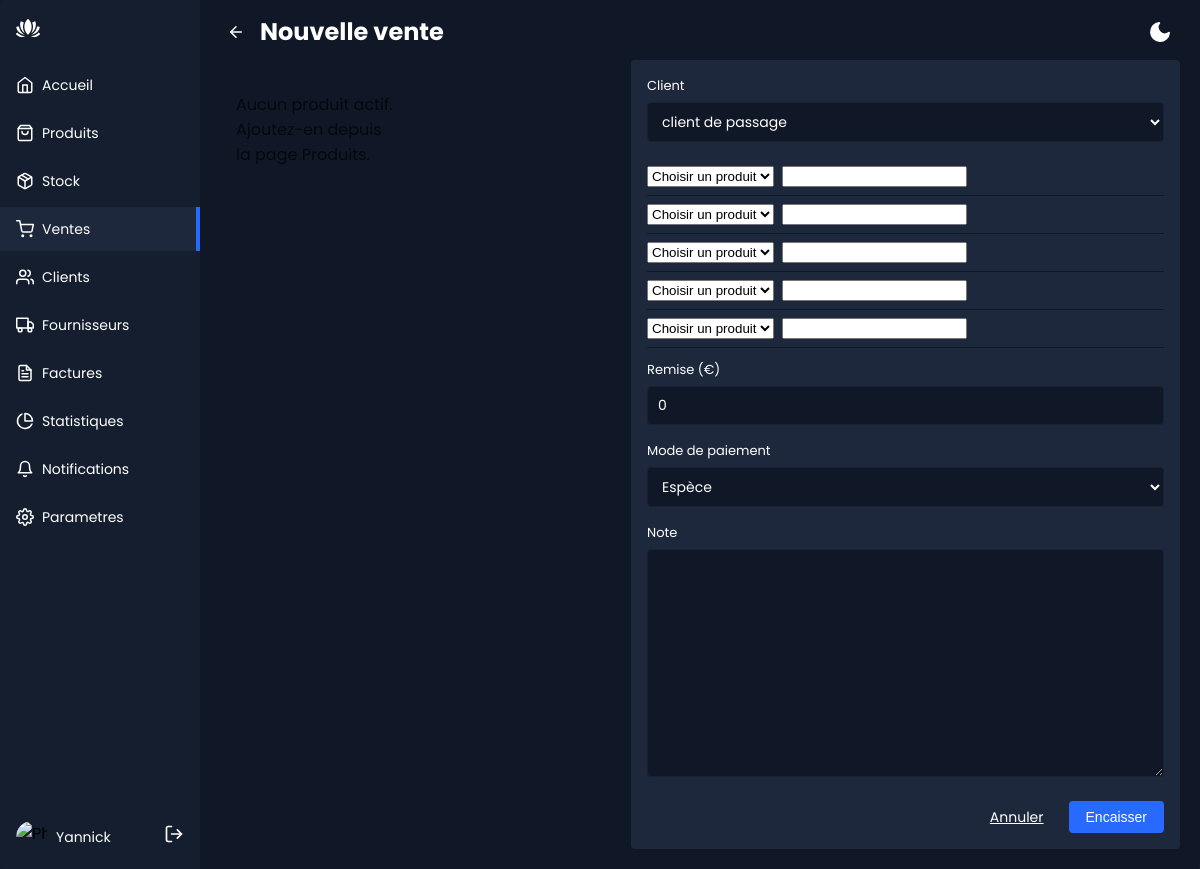
Page /ventes/nouvelle/ (signed in) on the earlier database version.
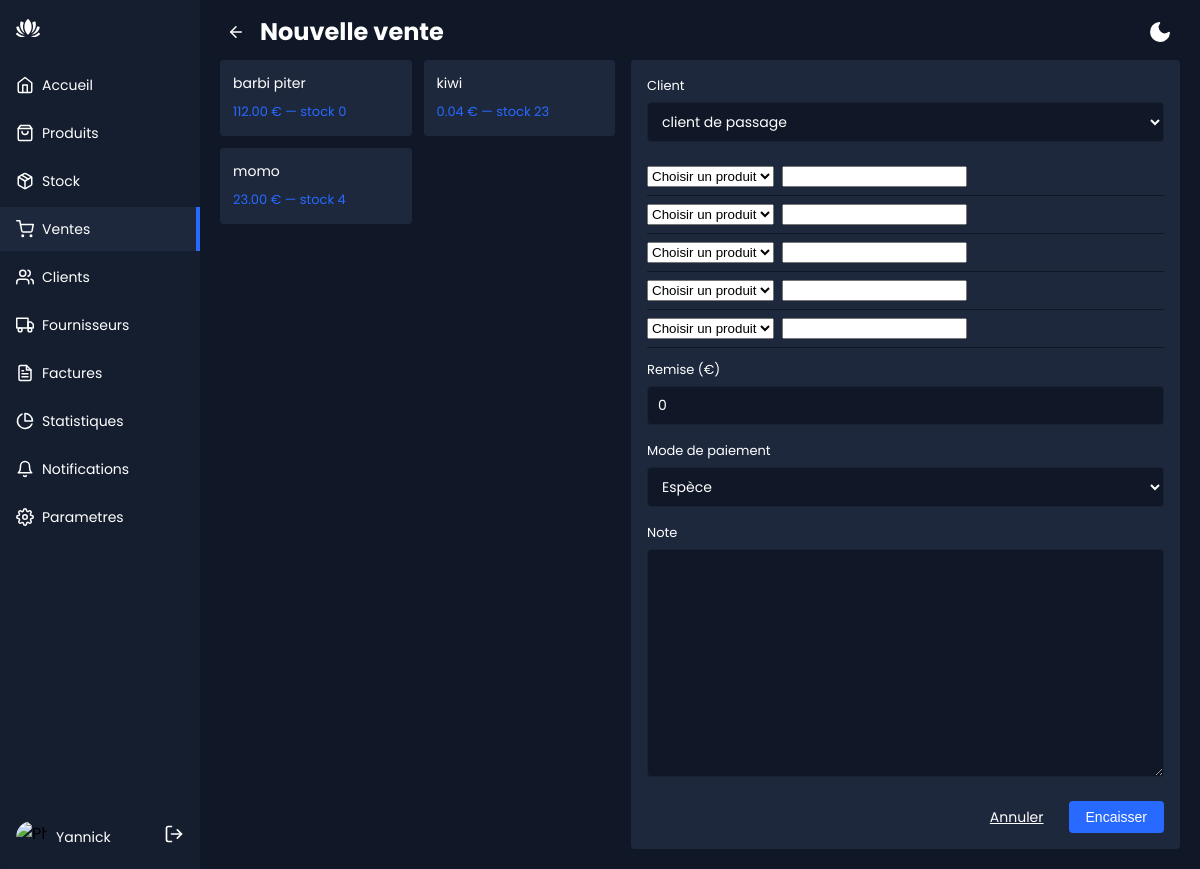
Same page on the later database version.
### Produits/models.py (models this page shows, shortened)
class Produit(models.Model):
    nom = models.CharField("nom du produit", max_length=100, unique=True)
    description = models.TextField("description", blank=True)
    prix_de_vente = models.DecimalField("prix de vente", max_digits=10, decimal_places=2, validators=[MinValueValidator(0)])
    prix_achat = models.DecimalField("prix d'achat", max_digits=10, decimal_places=2, default=0, validators=[MinValueValidator(0)], blank=True, null=True)
    quantite = models.PositiveIntegerField("quantité en stock", default=0, validators=[MinValueValidator(0)])
    stock = models.PositiveIntegerField("stock", default=0, validators=[MinValueValidator(0)])
    seuil_alerte = models.PositiveIntegerField("seuil d'alerte", default=0, validators=[MinValueValidator(0)])
    numero_de_lot = models.CharField("numéro de lot", max_length=100, blank=True)
    date_de_peremption = models.DateField("date de péremption", null=True, blank=True)
    image = models.ImageField("image du produit", upload_to='produits/', null=True, blank=True)
    categorie = models.ForeignKey(Categorie, on_delete=models.PROTECT, related_name='produits')
    fournisseur = models.ForeignKey(Fournisseur, on_delete=models.SET_NULL, null=True, blank=True, related_name='produits')
    actif = models.BooleanField("actif", default=True)
    class Meta:
        ordering = ['nom']
    def __str__(self):
        return self.nom

### Produits/views.py (the view, shortened to what this page needs)
# urls.py: path('ventes/nouvelle/', views.ventes_form, name='ventes_form'),
@login_required
def ventes_form(request):
    vente_form = VenteForm(request.POST or None)
    formset = lignevente_formset(request.POST or None)
    produits_catalogue = Produit.objects.filter(actif=True).order_by('nom')
    return render(request, 'ventes/form.html', {
        'vente_form': vente_form,
        'formset': formset,
        'produits_catalogue': produits_catalogue,
    })

### Produits/forms.py
class VenteForm(forms.ModelForm):
    class Meta:
        model = Vente
        fields = ['client', 'mode_de_paiement', 'remise', 'note']
    def __init__(self, *args, **kwargs):
        super().__init__(*args, **kwargs)
        self.fields['client'].empty_label = "client de passage"  # Valeur par défaut pour le champ client

### Produits/models.py (called while the page is built)
    def __str__(self):
        nom_complet = f"{self.nom} {self.prenom}"
        return nom_complet or f"client {self.pk}".strip()  # Supprime les espaces inutiles si le prénom est vide

### Produits/templates/ventes/form.html (shortened to what this page needs)
{% extends "base.html" %}
{% block content %}
  <div class="app-content-header">
    <a href="{% url 'ventes_liste' %}" class="back-button" aria-label="Retour aux ventes">
      <svg xmlns="http://www.w3.org/2000/svg" width="18" height="18" viewBox="0 0 24 24" fill="none" stroke="currentColor" stroke-width="2" stroke-linecap="round" stroke-linejoin="round"><line x1="19" y1="12" x2="5" y2="12"/><polyline points="12 19 5 12 12 5"/></svg>
    </a>
    <h1 class="app-content-headerText">Nouvelle vente</h1>
    {% include "partials/theme_switch.html" %}
  </div>
  <form method="post" class="pos-layout">
    <div class="pos-catalog">
      {% for produit in produits_catalogue %}
      <div class="pos-product-card">
        <p class="pos-product-name">{{ produit.nom }}</p>
        <span class="pos-product-price">{{ produit.prix_de_vente }} € — stock {{ produit.stock }}</span>
      </div>
      {% empty %}
      <p style="padding:16px;opacity:0.7;">Aucun produit actif. Ajoutez-en depuis la page Produits.</p>
      {% endfor %}
    </div>
    <div class="cart-panel">
      <div class="form-group">
        <label for="{{ vente_form.client.id_for_label }}">Client</label>
        {{ vente_form.client }}
      </div>
      <div class="cart-items">
        {% for ligne_form in formset %}
          <div class="cart-item">
            <div style="flex:1;display:flex;gap:8px;flex-wrap:wrap;">
              {{ ligne_form.produit }}
              {{ ligne_form.quantite }}
            </div>
          </div>
        {% endfor %}
      </div>
      <div class="form-group">
        <label for="{{ vente_form.remise.id_for_label }}">Remise (€)</label>
        {{ vente_form.remise }}
      </div>
      <div class="form-group">
        <label for="{{ vente_form.mode_de_paiement.id_for_label }}">Mode de paiement</label>
        {{ vente_form.mode_de_paiement }}
      </div>
      <div class="form-group">
        <label for="{{ vente_form.note.id_for_label }}">Note</label>
        {{ vente_form.note }}
      </div>
      <div class="form-actions">
        <a href="{% url 'ventes_liste' %}" class="btn btn-secondary">Annuler</a>
        <button type="submit" class="btn btn-primary">Encaisser</button>
      </div>
    </div>
  </form>
{% endblock %}

Differences in the rows shown:
added Produit: nom "barbi piter", prix_de_vente "112.00", stock "0"
added Produit: nom "kiwi", prix_de_vente "0.04", stock "23"
added Produit: nom "momo", prix_de_vente "23.00", stock "4"
